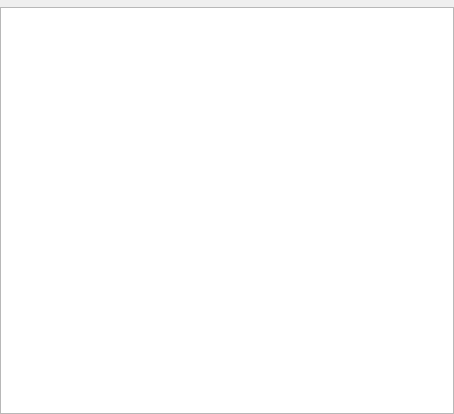
<?xml version="1.0" encoding="UTF-8"?>
<ui version="4.0">
 <class>ObjectsWidget</class>
 <widget class="QWidget" name="ObjectsWidget">
  <property name="geometry">
   <rect>
    <x>0</x>
    <y>0</y>
    <width>454</width>
    <height>414</height>
   </rect>
  </property>
  <property name="windowTitle">
   <string>Form</string>
  </property>
  <layout class="QGridLayout" name="gridLayout">
   <property name="leftMargin">
    <number>0</number>
   </property>
   <property name="topMargin">
    <number>7</number>
   </property>
   <property name="rightMargin">
    <number>0</number>
   </property>
   <property name="bottomMargin">
    <number>0</number>
   </property>
   <item row="0" column="0">
    <widget class="QTableView" name="tableView"/>
   </item>
  </layout>
 </widget>
 <resources/>
 <connections/>
</ui>
